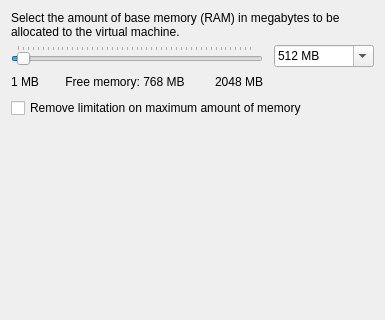
     <widget class="QWidget" name="Memory_Page">
      <layout class="QGridLayout" name="gridLayout_5">
       <item row="0" column="0">
        <widget class="QLabel" name="Label_Memory_Size">
         <property name="text">
          <string>Select the amount of base memory (RAM) in megabytes to be allocated to the virtual machine.</string>
         </property>
         <property name="wordWrap">
          <bool>true</bool>
         </property>
         <property name="textInteractionFlags">
          <set>Qt::TextSelectableByMouse</set>
         </property>
        </widget>
       </item>
       <item row="1" column="0">
        <layout class="QGridLayout" name="gridLayout">
         <item row="0" column="0" rowspan="2">
          <layout class="QVBoxLayout" name="verticalLayout_4">
           <item>
            <widget class="QSlider" name="Memory_Size">
             <property name="sizePolicy">
              <sizepolicy hsizetype="Minimum" vsizetype="Expanding">
               <horstretch>0</horstretch>
               <verstretch>0</verstretch>
              </sizepolicy>
             </property>
             <property name="minimum">
              <number>2</number>
             </property>
             <property name="maximum">
              <number>6144</number>
             </property>
             <property name="singleStep">
              <number>4</number>
             </property>
             <property name="pageStep">
              <number>8</number>
             </property>
             <property name="value">
              <number>128</number>
             </property>
             <property name="orientation">
              <enum>Qt::Horizontal</enum>
             </property>
             <property name="tickPosition">
              <enum>QSlider::TicksAbove</enum>
             </property>
             <property name="tickInterval">
              <number>128</number>
             </property>
            </widget>
           </item>
           <item>
            <layout class="QHBoxLayout" name="horizontalLayout_6">
             <item>
              <widget class="QLabel" name="Label_Min_RAM_Size">
               <property name="sizePolicy">
                <sizepolicy hsizetype="Maximum" vsizetype="Preferred">
                 <horstretch>0</horstretch>
                 <verstretch>0</verstretch>
                </sizepolicy>
               </property>
               <property name="text">
                <string>1 MB</string>
               </property>
              </widget>
             </item>
             <item>
              <spacer name="horizontalSpacer">
               <property name="orientation">
                <enum>Qt::Horizontal</enum>
               </property>
               <property name="sizeHint" stdset="0">
                <size>
                 <width>13</width>
                 <height>20</height>
                </size>
               </property>
              </spacer>
             </item>
             <item>
              <widget class="QToolButton" name="TB_Update_Available_RAM_Size">
               <property name="sizePolicy">
                <sizepolicy hsizetype="Minimum" vsizetype="Fixed">
                 <horstretch>0</horstretch>
                 <verstretch>0</verstretch>
                </sizepolicy>
               </property>
               <property name="toolTip">
                <string>Update information about free memory</string>
               </property>
               <property name="text">
                <string>Free memory: 768 MB</string>
               </property>
               <property name="icon">
                <iconset resource="images.qrc">
                 <normaloff>:/update.png</normaloff>:/update.png</iconset>
               </property>
               <property name="toolButtonStyle">
                <enum>Qt::ToolButtonTextBesideIcon</enum>
               </property>
               <property name="autoRaise">
                <bool>true</bool>
               </property>
              </widget>
             </item>
             <item>
              <spacer name="horizontalSpacer_2">
               <property name="orientation">
                <enum>Qt::Horizontal</enum>
               </property>
               <property name="sizeHint" stdset="0">
                <size>
                 <width>17</width>
                 <height>20</height>
                </size>
               </property>
              </spacer>
             </item>
             <item>
              <widget class="QLabel" name="Label_Available_Free_Memory">
               <property name="text">
                <string>2048 MB</string>
               </property>
              </widget>
             </item>
            </layout>
           </item>
          </layout>
         </item>
         <item row="0" column="1" rowspan="2">
          <spacer name="horizontalSpacer_10">
           <property name="orientation">
            <enum>Qt::Horizontal</enum>
           </property>
           <property name="sizeType">
            <enum>QSizePolicy::Fixed</enum>
           </property>
           <property name="sizeHint" stdset="0">
            <size>
             <width>5</width>
             <height>40</height>
            </size>
           </property>
          </spacer>
         </item>
         <item row="0" column="2">
          <widget class="QComboBox" name="CB_RAM_Size">
           <property name="sizePolicy">
            <sizepolicy hsizetype="Fixed" vsizetype="Fixed">
             <horstretch>0</horstretch>
             <verstretch>0</verstretch>
            </sizepolicy>
           </property>
           <property name="minimumSize">
            <size>
             <width>100</width>
             <height>0</height>
            </size>
           </property>
           <property name="editable">
            <bool>true</bool>
           </property>
           <property name="currentIndex">
            <number>4</number>
           </property>
           <property name="maxVisibleItems">
            <number>11</number>
           </property>
           <item>
            <property name="text">
             <string>32 MB</string>
            </property>
           </item>
           <item>
            <property name="text">
             <string>64 MB</string>
            </property>
           </item>
           <item>
            <property name="text">
             <string>128 MB</string>
            </property>
           </item>
           <item>
            <property name="text">
             <string>256 MB</string>
            </property>
           </item>
           <item>
            <property name="text">
             <string>512 MB</string>
            </property>
           </item>
           <item>
            <property name="text">
             <string>1 GB</string>
            </property>
           </item>
           <item>
            <property name="text">
             <string>2 GB</string>
            </property>
           </item>
           <item>
            <property name="text">
             <string>3 GB</string>
            </property>
           </item>
           <item>
            <property name="text">
             <string>4 GB</string>
            </property>
           </item>
           <item>
            <property name="text">
             <string>8 GB</string>
            </property>
           </item>
           <item>
            <property name="text">
             <string>16 GB</string>
            </property>
           </item>
           <item>
            <property name="text">
             <string>32 GB</string>
            </property>
           </item>
          </widget>
         </item>
         <item row="1" column="2">
          <spacer name="verticalSpacer_15">
           <property name="orientation">
            <enum>Qt::Vertical</enum>
           </property>
           <property name="sizeHint" stdset="0">
            <size>
             <width>20</width>
             <height>13</height>
            </size>
           </property>
          </spacer>
         </item>
        </layout>
       </item>
       <item row="2" column="0">
        <widget class="QCheckBox" name="CH_Remove_RAM_Size_Limitation">
         <property name="text">
          <string>Remove limitation on maximum amount of memory</string>
         </property>
        </widget>
       </item>
       <item row="3" column="0">
        <spacer name="s15">
         <property name="orientation">
          <enum>Qt::Vertical</enum>
         </property>
         <property name="sizeHint" stdset="0">
          <size>
           <width>20</width>
           <height>191</height>
          </size>
         </property>
        </spacer>
       </item>
      </layout>
     </widget>
